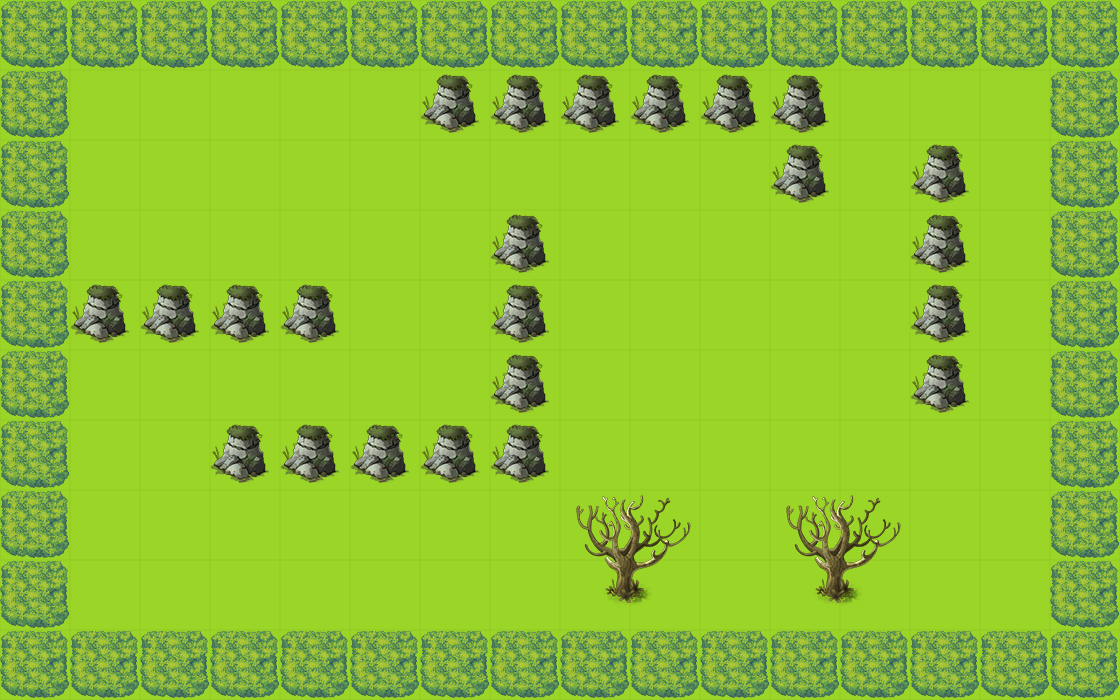

The image is a tile-based game level rendered from a .tmx file. Its description and source (layers, tilesets, objects; grid data summarised) follow:
An orthogonal 16x10 tile map with 70x70 px tiles, 2 tile layers (bgLayer, walkLayer) and 10 objects (2x monster_0, player, key, exit, box_1, ...).

<map version="1.0" orientation="orthogonal" renderorder="right-down" width="16" height="10" tilewidth="70" tileheight="70" nextobjectid="22">
 <tileset firstgid="1" name="素材 (1)" tilewidth="70" tileheight="70" tilecount="100">
  <image source="素材 (1).png" width="700" height="700" />
 </tileset>
 <layer name="bgLayer" width="16" height="10">
  <data>[160 cells, 160 non-empty, 1 distinct tile ids]</data>
 </layer>
 <layer name="walkLayer" width="16" height="10">
  <data>[160 cells, 79 non-empty, 6 distinct tile ids]</data>
 </layer>
 <objectgroup name="object0">
  <object id="1" name="player" x="980" y="70" width="70" height="70">
   <properties>
    <property name="hp" value="600" />
   </properties>
  </object>
 </objectgroup>
 <objectgroup name="object1">
  <object id="3" name="key" x="560" y="280" width="70" height="70" />
  <object id="4" name="exit" x="700" y="560" width="70" height="70" />
 </objectgroup>
 <objectgroup name="object2">
  <object id="5" name="box_1" x="980" y="420" width="70" height="70" />
  <object id="8" name="box_2" x="70" y="70" width="70" height="70" />
  <object id="9" name="box_3" x="70" y="350" width="70" height="70" />
 </objectgroup>
 <objectgroup name="object4">
  <object id="20" name="monster_0" x="280" y="70" width="70" height="70">
   <properties>
    <property name="dirX" value="1" />
    <property name="dirY" value="0" />
    <property name="path" value="monster_0.png" />
    <property name="reverse" value="-1" />
    <property name="speed" value="100" />
   </properties>
  </object>
  <object id="21" name="monster_0" x="630" y="350" width="70" height="70">
   <properties>
    <property name="dirX" value="1" />
    <property name="dirY" value="0" />
    <property name="path" value="monster_0.png" />
    <property name="reverse" value="-1" />
    <property name="speed" value="100" />
   </properties>
  </object>
 </objectgroup>
 <objectgroup name="object3">
  <object id="18" name="trap_2" x="70" y="560" width="70" height="70" />
  <object id="19" name="trap_1" x="980" y="210" width="70" height="70" />
 </objectgroup>
</map>
